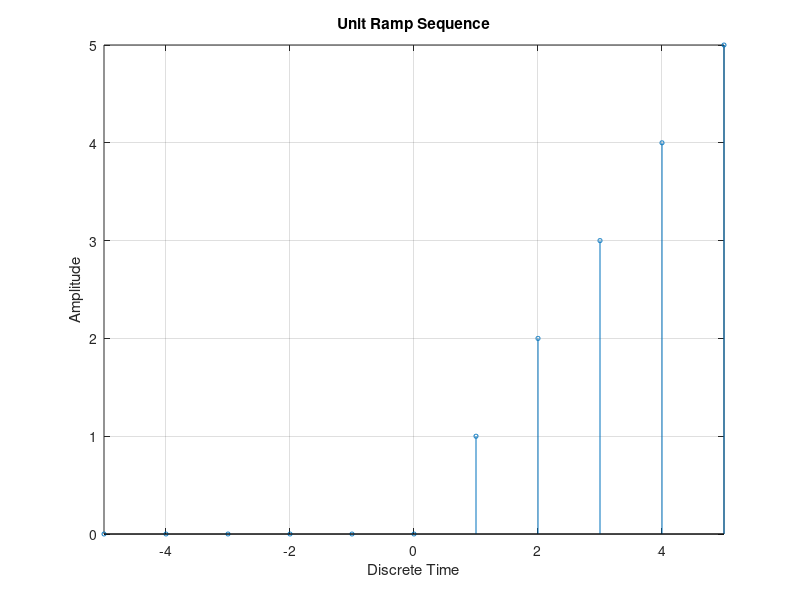

MATLAB code to generate this figure:
% Name: Priyadarshan Ghosh
% Roll no.: 72
clc;
clf;
n1 = -5:5;
for i = 1:length(n1)
    if i >= length(n1)/2
        x1(i) = n1(i);  % x is equal to n
    else 
        x1(i) = 0;
    end
end

stem(n1,x1, 'MarkerSize',3);
title ('Unit Ramp Sequence');
xlabel('Discrete Time');
ylabel('Amplitude');
axis([-5, 5]);
grid on;